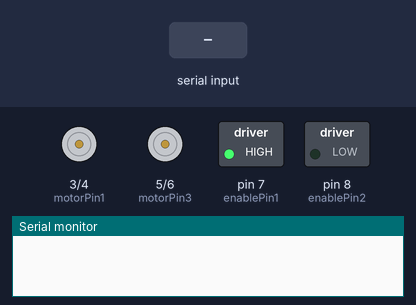
This sketch was run on a simulated Arduino Uno, built with avr-gcc and run on an emulated ATmega328P. Parts: motor-driver pin pairs drawn as motors (green arrow = first pin HIGH = forward, orange = second pin HIGH = backward, longer = more drive), switched loads named in the sketch (green lamp = pin HIGH), the last lines printed to the serial monitor. The test bench sets the inputs (shaded band).

Above: at 1.2 s.
1.3 s: "1" received over Serial
At 2.5 s:
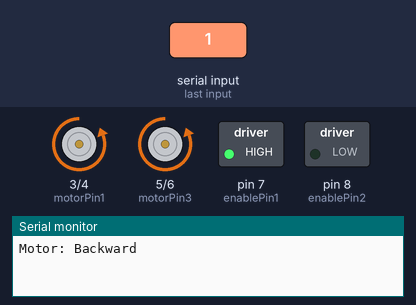
2.8 s: "2" received over Serial
At 3.8 s:
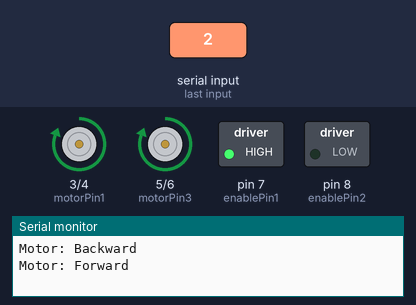
4.3 s: "3" received over Serial
At 5.0 s:
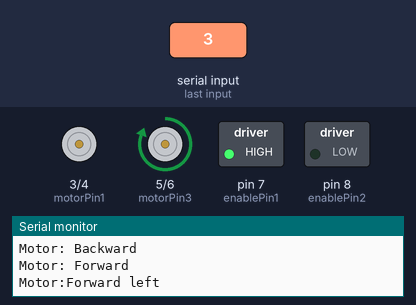
5.8 s: "4" received over Serial
At 6.1 s:
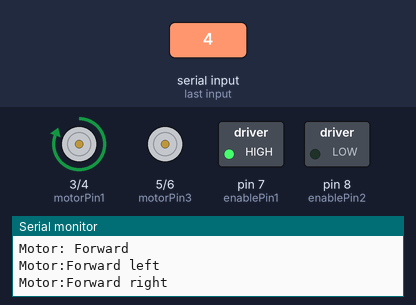
Timing chart, 0 to 8.3 s (numbered marks = the images above; inputs shaded):
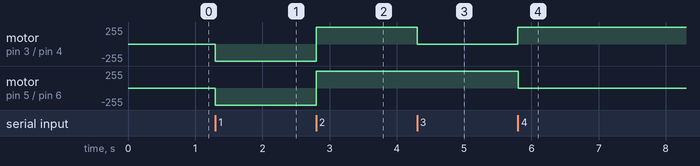

Measured:
- after the input at 1.3 s, motor on pin 3 (motorPin1) / pin 4 (motorPin2), motor on pin 5 (motorPin3) / pin 6 (motorPin4): stopped → backward 255/255 at once
- after the input at 2.8 s, motor on pin 3 (motorPin1) / pin 4 (motorPin2), motor on pin 5 (motorPin3) / pin 6 (motorPin4): backward 255/255 → forward 255/255 at once
- after the input at 4.3 s, motor on pin 3 (motorPin1) / pin 4 (motorPin2): forward 255/255 → stopped at once
- after the input at 5.8 s, motor on pin 3 (motorPin1) / pin 4 (motorPin2): stopped → forward 255/255 at once; motor on pin 5 (motorPin3) / pin 6 (motorPin4): forward 255/255 → stopped at once

The sketch:

Sand_Rover.ino
```cpp
int motorPin1 = 3; // pin 2 on L293D IC
int motorPin2 = 4; // pin 7 on L293D IC
int motorPin3 = 5; // pin 10 on L293D IC
int motorPin4 = 6; // pin 15 on L293D IC
int enablePin1 =7; // pin 1 on L293D IC
int enablePin2 =8; // pin 9 on L293D IC
int state;
int flag=0;        //makes sure that the serial only prints once the state

void setup() {
    // sets the pins as outputs:
    pinMode(motorPin1,OUTPUT);
    pinMode(motorPin2,OUTPUT);
    pinMode(motorPin3,OUTPUT);
    pinMode(motorPin4,OUTPUT);
    pinMode(enablePin1,OUTPUT);
    pinMode(enablePin2,OUTPUT);

    // sets enablePin high so that motor can turn on:
    digitalWrite(enablePin1, HIGH);
    // initialize serial communication at 9600 bits per second:
    Serial.begin(9600);
}

void loop() {
    //if some date is sent, reads it and saves in state
    if(Serial.available() > 0){
      state = Serial.read();
      flag=0;
    }
    // if the state is '0' the DC motor will turn off
    if (state == '0') {
        digitalWrite(motorPin1, LOW); // set pin 2 on L293D low
        digitalWrite(motorPin2, LOW); // set pin 7 on L293D low
        digitalWrite(motorPin3, LOW); // set pin 10 on L293D low
        digitalWrite(motorPin4, LOW); // set pin 15 on L293D low
        if(flag == 0){
          Serial.println("Motor: off");
          flag=1;
        }
    }
    // if the state is '1' the motor will turn right
    else if (state == '1') {
        digitalWrite(motorPin1, LOW); // set pin 2 on L293D low
        digitalWrite(motorPin2, HIGH); // set pin 7 on L293D high
        digitalWrite(motorPin3, LOW); // set pin 10 on L293D low
        digitalWrite(motorPin4, HIGH); // set pin 15 on L293D high
        if(flag == 0){
          Serial.println("Motor: Backward");
          flag=1;
        }
    }
    // if the state is '2' the motor will turn left
    else if (state == '2') {
        digitalWrite(motorPin1, HIGH); // set pin 2 on L293D high
        digitalWrite(motorPin2, LOW); // set pin 7 on L293D low
        digitalWrite(motorPin3, HIGH); // set pin 10 on L293D high
        digitalWrite(motorPin4, LOW); // set pin 15 on L293D low
        if(flag == 0){
          Serial.println("Motor: Forward");
          flag=1;
        }
    }
    else if(state=='3'){
      //digitalWrite(enablePin1,LOW); // set enablePin 1 on L293D low
      digitalWrite(motorPin3, HIGH); // set pin 10 on L293D high
      digitalWrite(motorPin4, LOW); // set pin 15 on L293D low
      digitalWrite(motorPin1, LOW); // set pin 10 on L293D high
      digitalWrite(motorPin2, LOW);
        if(flag==0){
          Serial.println("Motor:Forward left");
          flag=1;
        }
    }
    else if(state=='4'){
      //digitalWrite(enablePin2,LOW); // set enablePin 9 on L293D low
      digitalWrite(motorPin1, HIGH); // set pin 2 on L293D low
      digitalWrite(motorPin2, LOW); // set pin 7 on L293D high
      digitalWrite(motorPin3, LOW); // set pin 10 on L293D high
      digitalWrite(motorPin4, LOW);
        if(flag==0){
          Serial.println("Motor:Forward right");
          flag=1;
        }
    }

}
```
